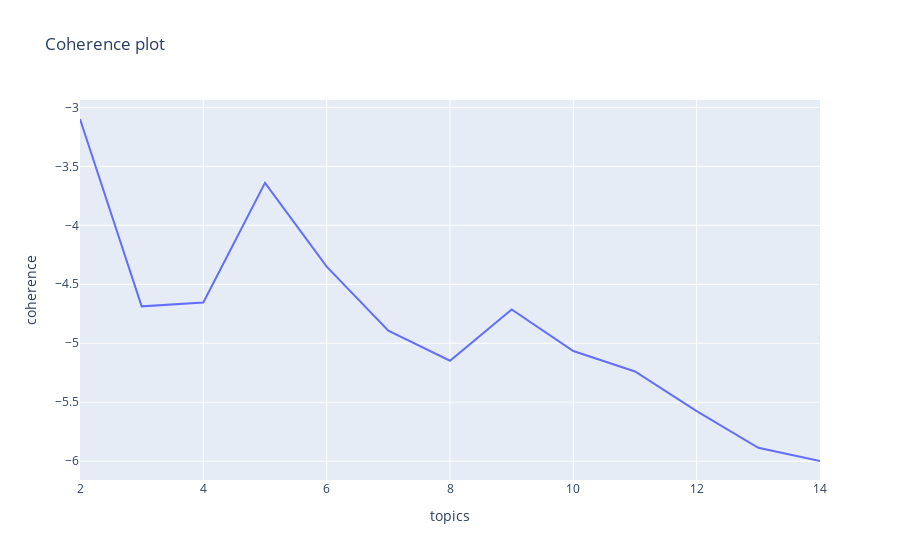

The cell this chart's notebook holds for it:
### Code cell
fig = px.line(post_ts_df, x='topics', y='coherence', title='Coherence plot')
fig.show()

### Figure 1 — Plotly figure (JSON) as saved in the notebook; plotly's stock layout.template omitted (floating-point values rounded to 4 significant figures)
{"data": [{"hovertemplate": "topics=%{x}<br>coherence=%{y}<extra></extra>", "legendgroup": "", "line": {"color": "#636efa", "dash": "solid"}, "marker": {"symbol": "circle"}, "mode": "lines", "name": "", "orientation": "v", "showlegend": false, "type": "scatter", "x": [2, 3, 4, 5, 6, 7, 8, 9, 10, 11, 12, 13, 14], "xaxis": "x", "y": [-3.098, -4.687, -4.654, -3.64, -4.35, -4.893, -5.148, -4.714, -5.065, -5.24, -5.576, -5.886, -5.999], "yaxis": "y"}], "layout": {"legend": {"tracegroupgap": 0}, "title": {"text": "Coherence plot"}, "xaxis": {"anchor": "y", "domain": [0, 1], "title": {"text": "topics"}}, "yaxis": {"anchor": "x", "domain": [0, 1], "title": {"text": "coherence"}}}}
